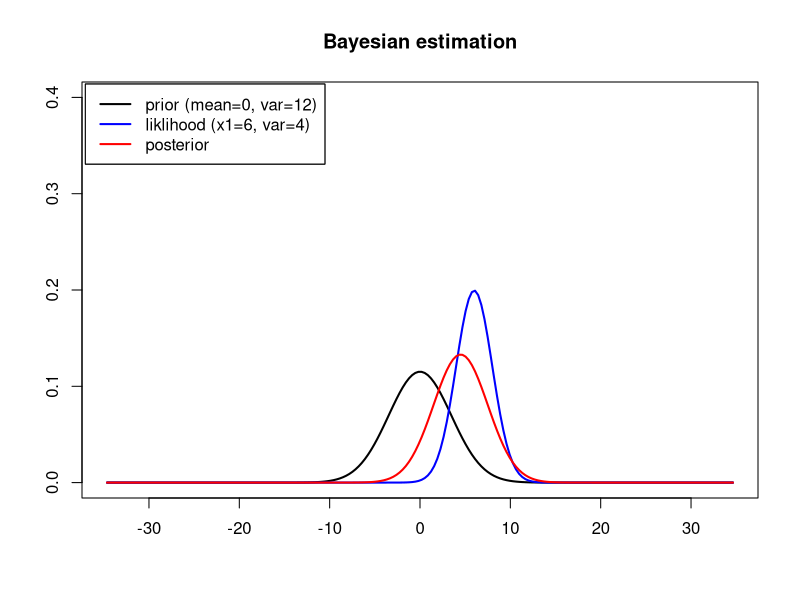

Source code (R):
colors <-c("black", "blue", "red")
labels <- c("prior (mean=0, var=12)", "liklihood (x1=6, var=4)", "posterior") 

#prior
mean=0; 
sd=sqrt(12) 
x <- seq(-10,10,length=200)*sd + mean 
hx <- dnorm(x,mean,sd) 
plot(x, hx, type="n", xlab="", ylab="", ylim=c(0, 0.4),main="Bayesian estimation", axes=TRUE) 
lines(x, hx, lwd=2, lty=c(1, 1, 1, 1, 2), col=colors[1])

#liklihood 
mean1=6;
sd1=2 
hx <- dnorm(x,mean1,sd1) 
lines(x, hx,lwd=2, col=colors[2])  
legend("topleft", inset=.005,labels, lwd=2, lty=c(1, 1, 1, 1, 2), col=colors)

#posterior
mean2=4.5; 
sd2=3 
hx <- dnorm(x,mean2,sd2) 
lines(x, hx,lwd=2, col=colors[3])  
legend("topleft", inset=.005, labels, lwd=2, lty=c(1, 1, 1, 1, 2), col=colors)